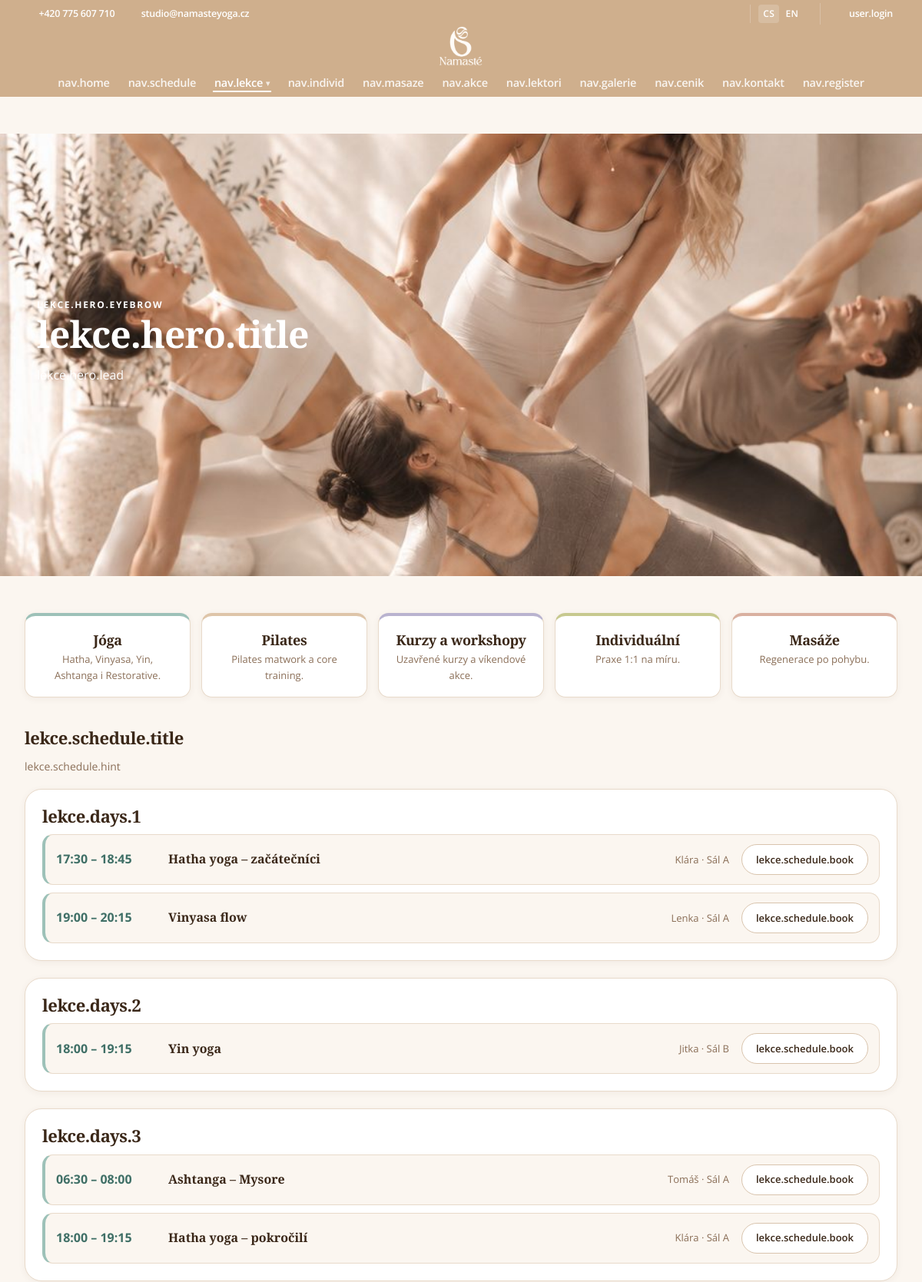
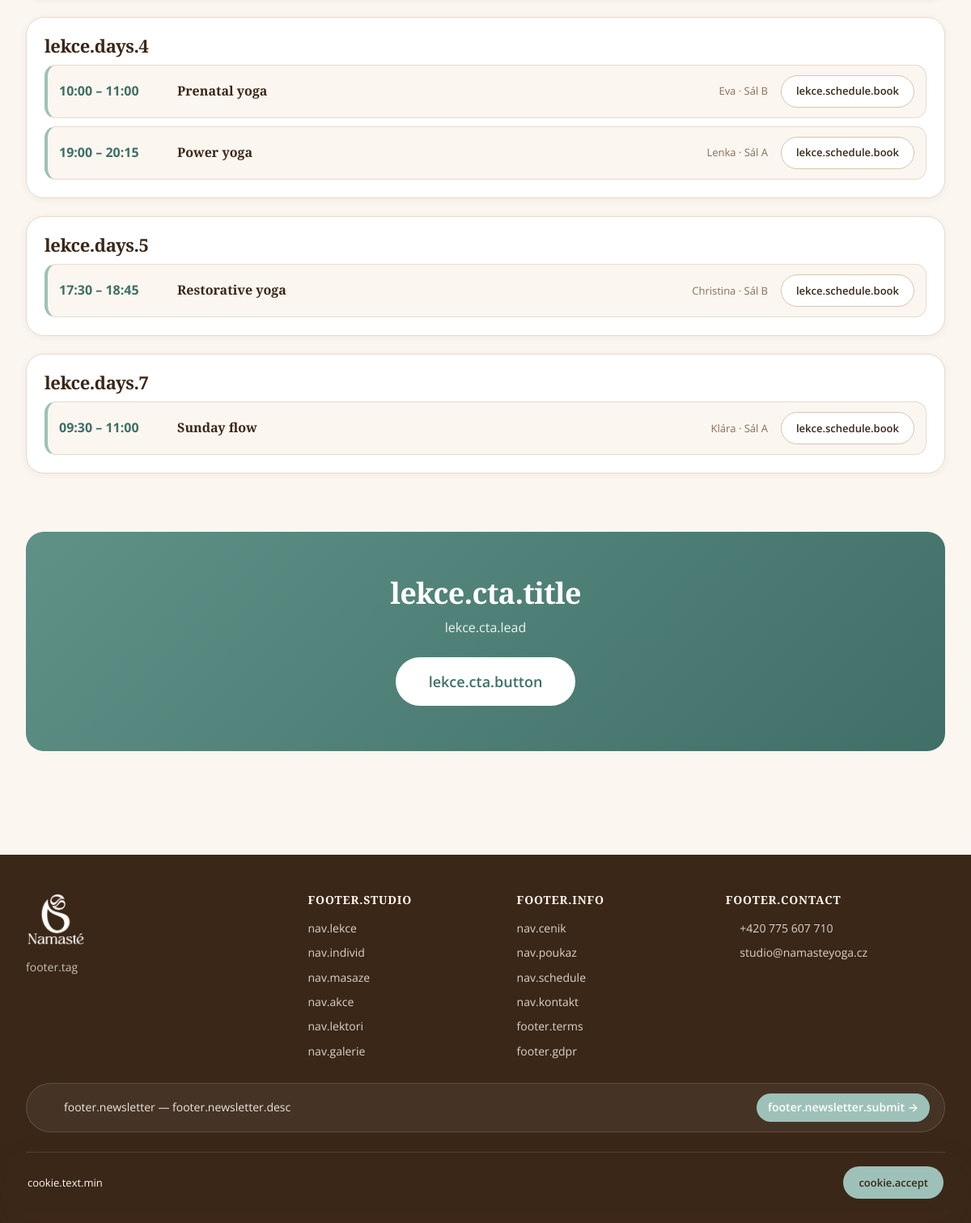
The page /lekce.php on the database its author committed (2 pictures, top to bottom).
### tables this page shows
CREATE TABLE IF NOT EXISTS `ny_categories` (
  `slug`        VARCHAR(40)  NOT NULL,
  `label`       VARCHAR(120) NOT NULL,
  `description` TEXT NULL,
  `sort_order`  INT NOT NULL DEFAULT 100,
  `active`      TINYINT(1) NOT NULL DEFAULT 1,
  PRIMARY KEY (`slug`)
);

CREATE TABLE IF NOT EXISTS `ny_classes` (
  `id`           INT UNSIGNED NOT NULL AUTO_INCREMENT,
  `name`         VARCHAR(190) NOT NULL,
  `description`  TEXT DEFAULT NULL,
  `teacher`      VARCHAR(120) NOT NULL,
  `capacity`     INT UNSIGNED NOT NULL DEFAULT 12,
  `price`        VARCHAR(60) NOT NULL DEFAULT '',
  `day_of_week`  TINYINT UNSIGNED NOT NULL,  
  `start_time`   TIME NOT NULL,
  `end_time`     TIME NOT NULL,
  `room`         VARCHAR(120) DEFAULT NULL,
  `active`       TINYINT(1) NOT NULL DEFAULT 1,
  `starts_on`    DATE NULL,
  `ends_on`      DATE NULL,
  PRIMARY KEY (`id`),
  KEY `day_of_week` (`day_of_week`)
);

### lekce.php (the view, shortened to what the rows shown need)
<?php
require __DIR__ . '/src/layout.php';
$pdo = ny_db();
$classes = $pdo->query(
    'SELECT * FROM ny_classes WHERE active = 1 ORDER BY day_of_week, start_time'
)->fetchAll();
$daysCz = [
    1 => t('lekce.days.1'),
    2 => t('lekce.days.2'),
    3 => t('lekce.days.3'),
    4 => t('lekce.days.4'),
    5 => t('lekce.days.5'),
    6 => t('lekce.days.6'),
    7 => t('lekce.days.7'),
];
$categories = ny_categories_active();
function ny_category_page(string $name): string {
    $n = mb_strtolower($name);
    return 'yoga';
}
?>
<section class="page-hero-media page-hero-media--bg" style="background-image: url('assets/banners/lekceakurzy_namasteyoga.cz.jpg');" role="img" aria-label="<?= e(t('lekce.hero.title')) ?>">
    <div class="page-hero-media-body">
        <h1 class="page-title"><?= e(t('lekce.hero.title')) ?></h1>
    </div>
</section>
<?php if ($categories): ?>
<section class="cat-grid">
    <?php foreach ($categories as $c):
        $slug = (string)$c['slug'];
    ?>
        <article class="cat-card" id="<?= e($slug) ?>" data-cat="<?= e($slug) ?>">
            <h3><?= e((string)$c['label']) ?></h3>
            <?php if (!empty($c['description'])): ?>
                <p><?= e((string)$c['description']) ?></p>
            <?php endif; ?>
        </article>
    <?php endforeach; ?>
</section>
<?php endif; ?>
<h2 class="section-h section-h-gap" id="rozvrh"><?= e(t('lekce.schedule.title')) ?></h2>
<div class="week-list">
    <?php for ($d = 1; $d <= 7; $d++):
        $dayClasses = array_values(array_filter($classes, fn($c) => (int)$c['day_of_week'] === $d));
        if (!$dayClasses) continue;
    ?>
        <section class="week-day">
            <h3 class="week-day-head"><?= e($daysCz[$d]) ?></h3>
            <ul class="week-day-list">
                <?php foreach ($dayClasses as $c):
                    $cat = ny_category_page((string)$c['name']);
                ?>
                    <li class="week-day-item" data-cat="<?= e($cat) ?>">
                        <div class="wdi-time"><?= e(substr($c['start_time'], 0, 5)) ?> – <?= e(substr($c['end_time'], 0, 5)) ?></div>
                        <div class="wdi-name"><?= e($c['name']) ?></div>
                        <div class="wdi-meta"><?= e($c['teacher']) ?><?php if ($c['room']): ?> · <?= e($c['room']) ?><?php endif; ?></div>
                        <a class="btn btn-secondary btn-sm wdi-btn" href="rezervace.php"><?= e(t('lekce.schedule.book')) ?></a>
                    </li>
                <?php endforeach; ?>
            </ul>
        </section>
    <?php endfor; ?>
</div>
<section class="cta-band">
    <div class="cta-inner">
        <h2><?= e(t('lekce.cta.title')) ?></h2>
    </div>
</section>

### rows shown on the page
ny_categories: label "Jóga", description "Hatha, Vinyasa, Yin, Ashtanga i Restorative."
ny_categories: label "Pilates", description "Pilates matwork a core training."
ny_categories: label "Kurzy a workshopy", description "Uzavřené kurzy a víkendové akce."
ny_categories: label "Individuální", description "Praxe 1:1 na míru."
ny_categories: label "Masáže", description "Regenerace po pohybu."
ny_classes: start_time "17:30", end_time "18:45", name "Hatha yoga – začátečníci", teacher "Klára", room "Sál A"
ny_classes: start_time "19:00", end_time "20:15", name "Vinyasa flow", teacher "Lenka", room "Sál A"
ny_classes: start_time "18:00", end_time "19:15", name "Yin yoga", teacher "Jitka", room "Sál B"
ny_classes: start_time "06:30", end_time "08:00", name "Ashtanga – Mysore", teacher "Tomáš", room "Sál A"
ny_classes: start_time "18:00", end_time "19:15", name "Hatha yoga – pokročilí", teacher "Klára", room "Sál A"
ny_classes: start_time "10:00", end_time "11:00", name "Prenatal yoga", teacher "Eva", room "Sál B"
ny_classes: start_time "19:00", end_time "20:15", name "Power yoga", teacher "Lenka", room "Sál A"
ny_classes: start_time "17:30", end_time "18:45", name "Restorative yoga", teacher "Christina", room "Sál B"
ny_classes: start_time "09:30", end_time "11:00", name "Sunday flow", teacher "Klára", room "Sál A"

### other values the page prints
$lc "CS"
$lc "EN"
t('user.login') "user.login"
t('nav.home') "nav.home"
t('nav.schedule') "nav.schedule"
t('nav.lekce') "nav.lekce"
t('nav.individ') "nav.individ"
t('nav.masaze') "nav.masaze"
t('nav.akce') "nav.akce"
t('nav.lektori') "nav.lektori"
t('nav.galerie') "nav.galerie"
t('nav.cenik') "nav.cenik"
t('nav.kontakt') "nav.kontakt"
t('nav.register') "nav.register"
t('lekce.hero.eyebrow') "LEKCE.HERO.EYEBROW"
